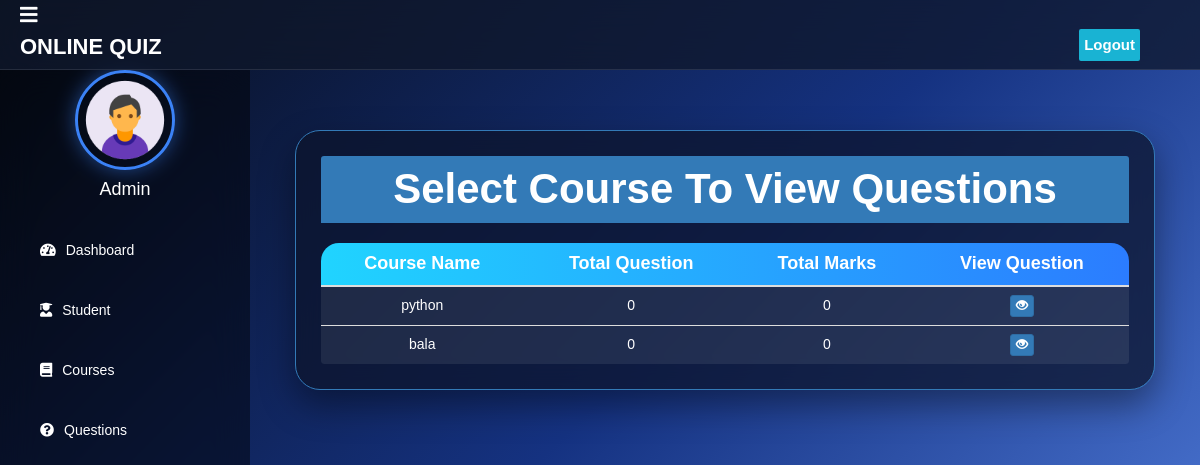
Page /admin-view-question (signed in) on the earlier database version.
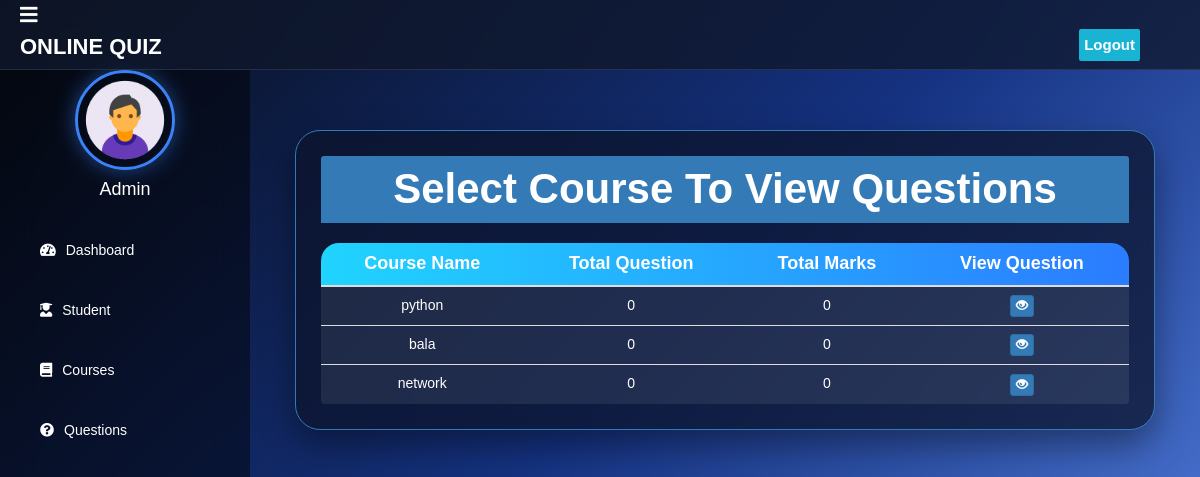
Same page on the later database version.
### quiz/models.py (models this page shows, shortened)
class Course(models.Model):
   course_name = models.CharField(max_length=50)
   question_number = models.PositiveIntegerField(default=0)
   total_marks = models.PositiveIntegerField(default=0)

### quiz/views.py (the view)
# urls.py: path('admin-view-question', views.admin_view_question_view, name='admin-view-question'),
@login_required(login_url='adminlogin')
def admin_view_question_view(request):
    courses = Course.objects.all()
    return render(request, 'quiz/admin_view_question.html', {
        'courses': courses
    })

### templates/quiz/admin_view_question.html (shortened to what this page needs)
{% extends 'quiz/adminbase.html' %}
{% block content %}
{%load static%}
<head>
  <link href="//netdna.bootstrapcdn.com/bootstrap/3.0.0/css/bootstrap.min.css" rel="stylesheet" id="bootstrap-css">
</head>
<br><br>
<div class="container-fluid">
  <div class="panel panel-primary">
    <div class="panel-heading">
      <h6 class="panel-title">Select Course To View Questions</h6>
    </div>
    <table class="table table-hover" id="dev-table">
      <thead>
        <tr>
          <th>Course Name</th>
          <th>Total Question</th>
          <th>Total Marks</th>
          <th>View Question</th>
        </tr>
      </thead>
      {% for c in courses %}
      <tr>
        <td> {{c.course_name}}</td>
        <td>{{c.question_number}}</td>
        <td>{{c.total_marks}}</td>
        <td><a class="btn btn-primary btn-xs" href="{% url 'view-question' c.id  %}"><span class="glyphicon glyphicon-eye-open"></span></a></td>
      </tr>
      {% endfor %}
    </table>
  </div>
</div>
{% endblock content %}

Differences in the rows shown:
added Course: course_name "network", question_number "0", total_marks "0"
